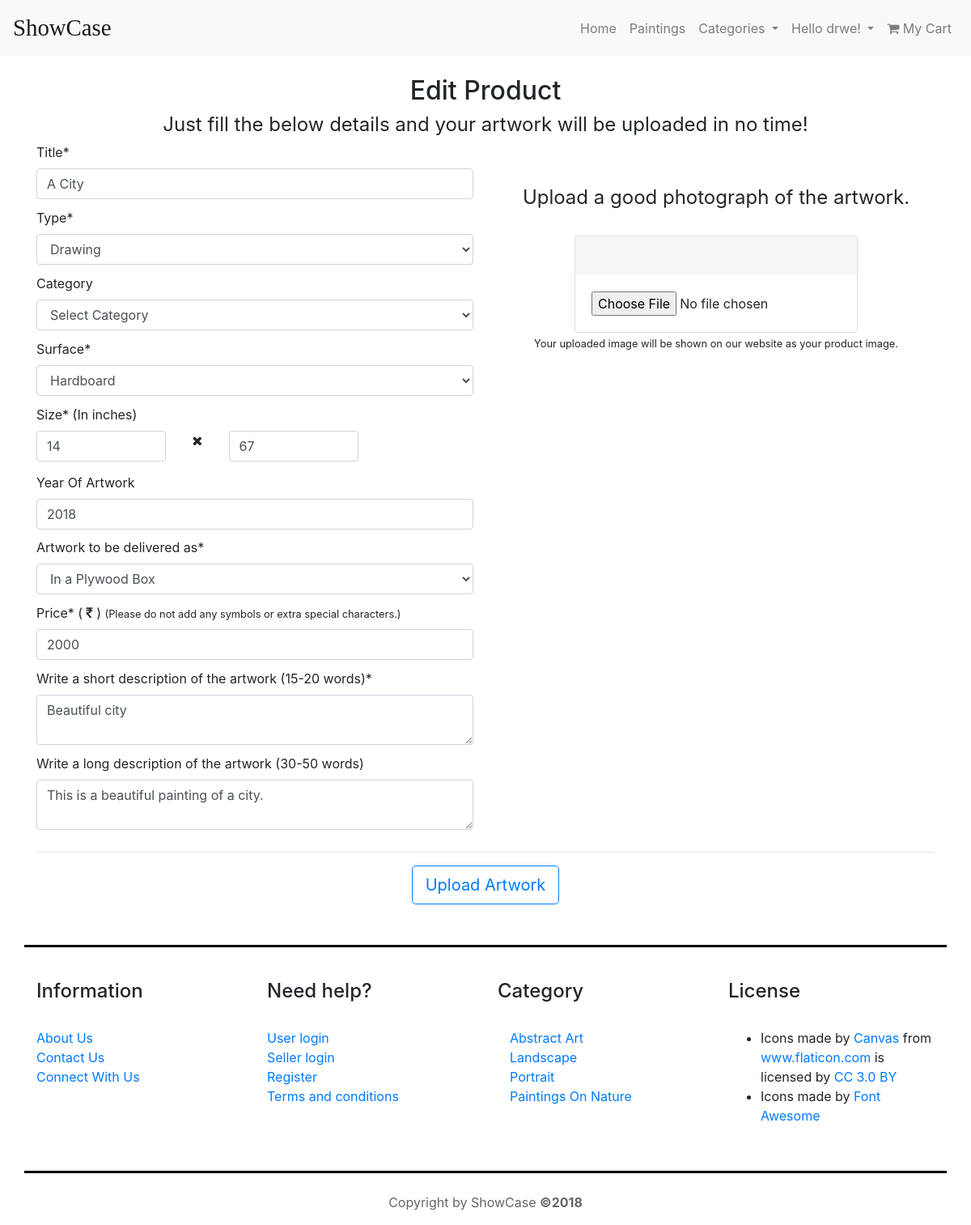
The app's page /edit.php?product_id=8891 (signed in) with its own data.
### tables this page shows
CREATE TABLE `product` (
  `id` int(11) NOT NULL,
  `title` varchar(255) DEFAULT NULL,
  `type` varchar(255) DEFAULT NULL,
  `surface` varchar(255) DEFAULT NULL,
  `delivery` varchar(255) DEFAULT NULL,
  `image` varchar(255) DEFAULT NULL,
  `longdesc` mediumtext,
  `shortdesc` varchar(255) DEFAULT NULL,
  `yearofartwork` year(4) DEFAULT NULL,
  `width` int(11) DEFAULT NULL,
  `height` int(11) DEFAULT NULL,
  `price` int(11) DEFAULT NULL,
  `sellerid` int(11) DEFAULT NULL,
  `category` varchar(255) DEFAULT NULL
);

### function.php (called while the page is built, shortened)
<?php
class DB_connect
{
	function __construct()
	{
		$conn = new mysqli(SERVERNAME, 'root', PASSWORD,DATABASENAME);
		$this->dbh=$conn;
	}
	public function selectbyid($id,$tablename)
	{
		$result=mysqli_query($this->dbh,"SELECT * FROM $tablename WHERE id=$id;");
		return $result;
	}
}
?>

### edit.php (the view, shortened to what this page needs)
<?php
$product_id=$_GET['product_id']-8887;
require_once "function.php";
$edit=new DB_connect();
$result=$edit->selectbyid($product_id,'product');
$row=mysqli_fetch_array($result);
?>
<!DOCTYPE html>
<html>
<head>
	<link rel="stylesheet" href="https://maxcdn.bootstrapcdn.com/bootstrap/4.1.0/css/bootstrap.min.css">
	<link rel="stylesheet" href="https://cdnjs.cloudflare.com/ajax/libs/font-awesome/4.7.0/css/font-awesome.min.css">
	<link rel="stylesheet" href="style.css">
</head>
<body>
	<?php 	if(isset($_SESSION['seller_name'])){include "elements/headerseller.php";}
			else if(isset($_SESSION['buyer_name'])){include "elements/headerbuyer.php";}
			else {include "elements/header.php";}
	 ?>
	 <div class="container">
	 	<h1 class="text-center">Edit Product</h1>
	 	<h2 class="text-center">Just fill the below details and your artwork will be uploaded in no time!</h2>
		<form  method="post" action="controllers/edit_in_product_table.php?product_id=<?php echo $product_id;?>" id="upload" enctype="multipart/form-data">
			<div class="row">
	 		<div class="col-md-6">
			 		<label for="title">Title*</label>
					<input type="text" name="title" id="title" class="form-control" value="<?php echo $row['title']; ?>">
					<label for="type">Type*</label>
					<select class="form-control" name="type" id="type">
					  <option value="Drawing" <?php if($row['type']=='Drawing'){echo 'selected';} ?>>Drawing</option>
					</select>
					<label for="category">Category</label>
					<select class="form-control" name="category" id="category">
					  <option value="None" <?php if($row['category']=='None'){echo 'selected';} ?>>Select Category</option>
					</select>
					<label for="surface">Surface*</label>
					<select class="form-control" name="surface" id="surface">
					  <option value="Hardboard" <?php if($row['surface']=='Hardboard'){echo 'selected';} ?>>Hardboard</option>
					</select>
					<label for="size">Size* (In inches)</label>
					<div class="row">
						<div class="col-sm-4">
							<input type="number" name="width" id="width" class="form-control" placeholder="Width"
							value="<?php echo $row['width']; ?>">
						</div>
						<div class="col-sm-1 text-center">
							<i class="fa fa-times"></i>
						</div>
						<div class="col-sm-4">
							<input type="number" name="height" id="height" class="form-control" placeholder="Height"
							value="<?php echo $row['height']; ?>">
						</div>
					</div>
					<label for="yearofartwork">Year Of Artwork</label>
					<input type="number" name="yearofartwork" id="yearofartwork" class="form-control" placeholder="YYYY"
					value="<?php echo $row['yearofartwork']; ?>">
					<label for="delivery">Artwork to be delivered as*</label>
					<select class="form-control" name="delivery" id="delivery">
						<option value="Boxed"  <?php if($row['delivery']=='Boxed'){echo 'selected';} ?>>In a Plywood Box</option>
					</select>
					<label for="price">Price* ( <i class="fa fa-rupee"></i> )</label>
					<small>(Please do not add any symbols or extra special characters.)</small>
					<input type="number" name="price" id="price" class="form-control" value="<?php echo $row['price']; ?>">
					<label for="shortdesc">Write a short description of the artwork (15-20 words)*</label>
					<textarea class="form-control" id="shortdesc" name="shortdesc"><?php echo $row['shortdesc']; ?></textarea>
					<label for="longdesc">Write a long description of the artwork (30-50 words)</label>
					<textarea class="form-control" id="longdesc" name="longdesc"><?php echo $row['longdesc']; ?></textarea>
	 		</div>
	 		<div class="col-md-6">
	 			<div class="text-center" style="padding-top:10%;">
	 				<h2>Upload a good photograph of the artwork.</h2>
	 				<br>
		 			<div class="card text-center" style="max-width:350px;margin:auto;">
		 				<div class="card-header">
		 				</div>
		 				<div class="card-body">
		 					<div class="text-center">
			 					<input type="file" name="image" id="image" accept="image/png,image/jpeg">
			 				</div>
			 			</div>
			 		</div>
			 		<small>Your uploaded image will be shown on our website as your product image.</small>
			 	</div>
	 		</div>
	 	 </div>
	 	 <hr>
	 	 <div class="text-center">
	 	 	<button type="button" class="btn custom-btn btn-lg" id="noSubmit">Upload Artwork</button>
	 	 </div>
	 	</form>
	 	</div>
	 <?php include "elements/footer.php" ?>

### style.css (style rules this page uses)
h1 { font-size:2rem; }
h2 { font-size: 1.5rem;font-weight:bold; }
h2 { font-weight:normal; }
.custom-btn { background-color: white;border:1px solid #007bff;color:#007bff; }
.card-header { border:none; }

### records on screen
product: title "A City", type "Drawing", surface "Hardboard", width "14", height "67", yearofartwork "2018", delivery "In a Plywood Box", price "2000", shortdesc "Beautiful city", longdesc "This is a beautiful painting of a city."

### other values on screen
$_SESSION["seller_name"] "drwe"
